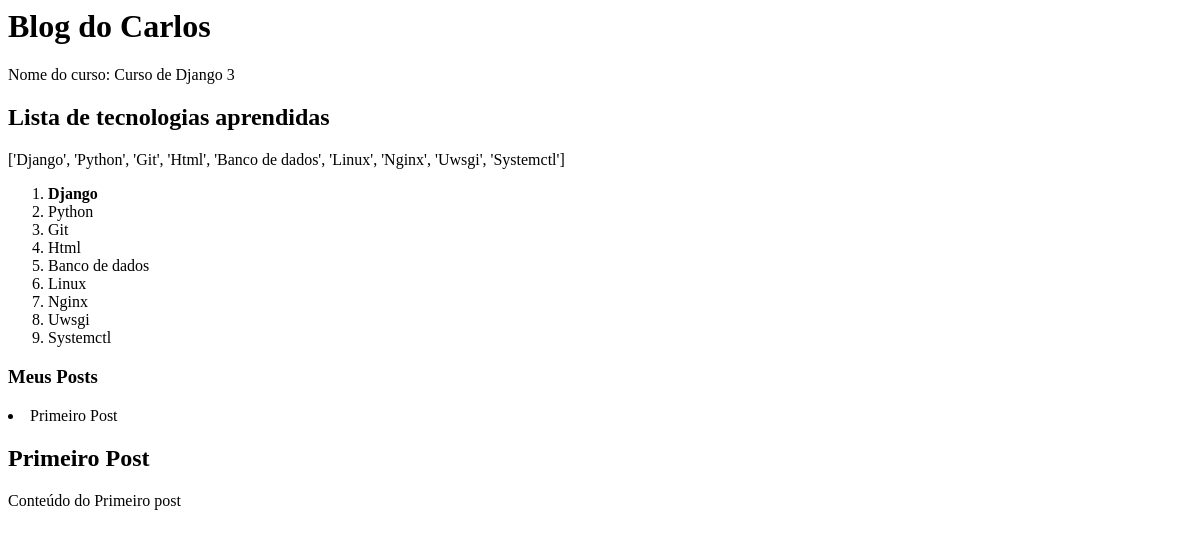
/blog/, run on an earlier commit of the app's database.
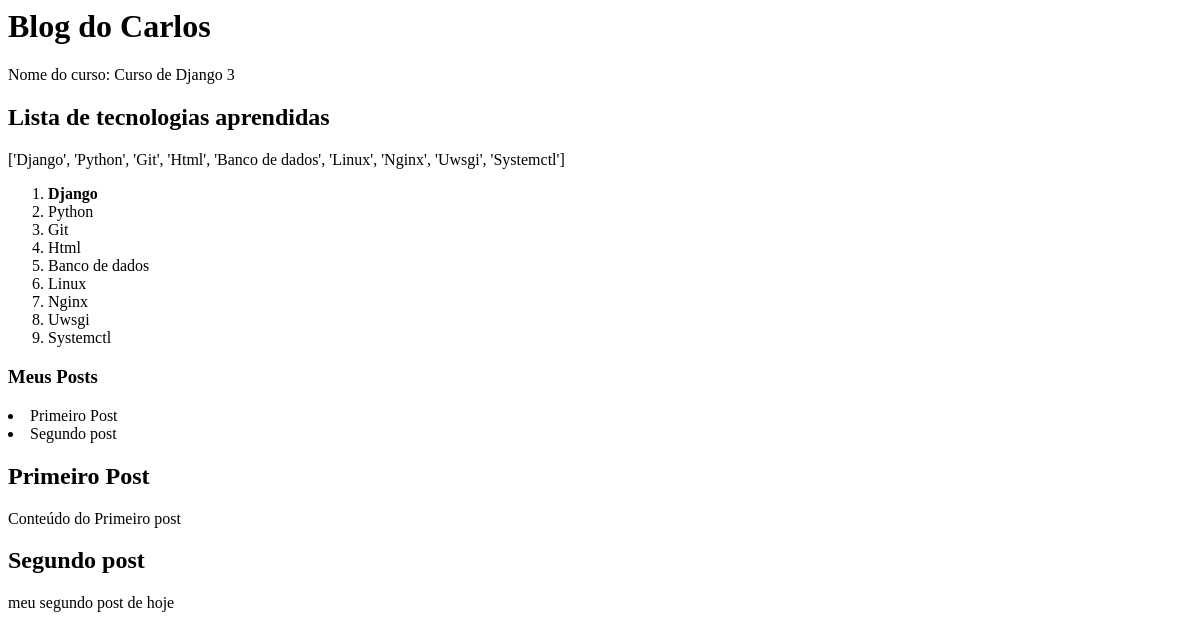
And on a later commit of the database.
### website/models.py (models this page shows)
class Post(models.Model):
    title = models.CharField(max_length=100)
    sub_title = models.CharField(max_length=200)
    content = models.TextField()

### website/views.py (the view)
# urls.py: path('', hello_blog),
def hello_blog(request):
    lista = [
        'Django', 'Python', 'Git', 'Html',
        'Banco de dados', 'Linux', 'Nginx', 'Uwsgi',
        'Systemctl'
    ]
    list_posts = Post.objects.all() # pega todos os posts do bd
    data = {
        'nome': 'Curso de Django 3',
        'lista_tecnologias':lista,
        'posts': list_posts
    }
    return render(request,'index.html', data)

### website/templates/index.html (shortened to what this page needs)
<h1>Blog do Carlos</h1>
<p>
    Nome do curso: {{nome}}
</p>
<h2>Lista de tecnologias aprendidas</h2>
<p>
    {{ lista_tecnologias }}
</p>
<ol>
    {% for item in lista_tecnologias %}
        {% if item == 'Django' %}
            <li><b>{{ item }}</b></li>
        {% else %}
            <li>{{ item }}</li>
        {% endif %}
    {% endfor %}
</ol>
<h3>Meus Posts</h3>
{% for post in posts %}
    <li>{{ post.title }}</li>
{%endfor%}
{% for post in posts %}
    <h2>{{ post.title }}</h2>
    <p> {{ post.content }}</p>
{%endfor%}

What changed in the data, as far as the page shows it:
added Post: title "Segundo post", content "meu segundo post de hoje"
